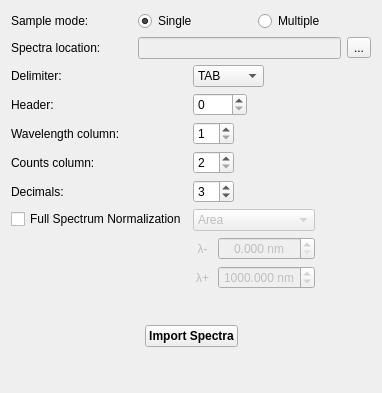
           <widget class="QWidget" name="p1">
            <property name="geometry">
             <rect>
              <x>0</x>
              <y>0</y>
              <width>382</width>
              <height>393</height>
             </rect>
            </property>
            <attribute name="label">
             <string>Load spectra</string>
            </attribute>
            <layout class="QVBoxLayout" name="verticalLayout_16">
             <item>
              <layout class="QHBoxLayout" name="p1hL1">
               <item>
                <widget class="QLabel" name="p1lB1">
                 <property name="minimumSize">
                  <size>
                   <width>121</width>
                   <height>0</height>
                  </size>
                 </property>
                 <property name="text">
                  <string>Sample mode:</string>
                 </property>
                </widget>
               </item>
               <item>
                <widget class="QRadioButton" name="p1rB2">
                 <property name="text">
                  <string>Single</string>
                 </property>
                 <property name="checked">
                  <bool>true</bool>
                 </property>
                </widget>
               </item>
               <item>
                <widget class="QRadioButton" name="p1rB1">
                 <property name="text">
                  <string>Multiple</string>
                 </property>
                 <property name="checked">
                  <bool>false</bool>
                 </property>
                </widget>
               </item>
              </layout>
             </item>
             <item>
              <layout class="QHBoxLayout" name="p1hL2">
               <item>
                <widget class="QLabel" name="p1lB2">
                 <property name="minimumSize">
                  <size>
                   <width>121</width>
                   <height>0</height>
                  </size>
                 </property>
                 <property name="text">
                  <string>Spectra location:</string>
                 </property>
                </widget>
               </item>
               <item>
                <widget class="QLineEdit" name="p1lE1">
                 <property name="enabled">
                  <bool>false</bool>
                 </property>
                 <property name="readOnly">
                  <bool>true</bool>
                 </property>
                </widget>
               </item>
               <item>
                <widget class="QToolButton" name="p1tB1">
                 <property name="text">
                  <string>...</string>
                 </property>
                </widget>
               </item>
              </layout>
             </item>
             <item>
              <layout class="QFormLayout" name="p1fL1">
               <property name="fieldGrowthPolicy">
                <enum>QFormLayout::ExpandingFieldsGrow</enum>
               </property>
               <item row="0" column="0">
                <widget class="QLabel" name="p1lB3">
                 <property name="minimumSize">
                  <size>
                   <width>121</width>
                   <height>0</height>
                  </size>
                 </property>
                 <property name="text">
                  <string>Delimiter:</string>
                 </property>
                </widget>
               </item>
               <item row="0" column="1">
                <widget class="QComboBox" name="p1cB1">
                 <item>
                  <property name="text">
                   <string>TAB</string>
                  </property>
                 </item>
                 <item>
                  <property name="text">
                   <string>SPACE</string>
                  </property>
                 </item>
                 <item>
                  <property name="text">
                   <string>,</string>
                  </property>
                 </item>
                 <item>
                  <property name="text">
                   <string>;</string>
                  </property>
                 </item>
                </widget>
               </item>
               <item row="1" column="0">
                <widget class="QLabel" name="p1lB4">
                 <property name="minimumSize">
                  <size>
                   <width>121</width>
                   <height>0</height>
                  </size>
                 </property>
                 <property name="text">
                  <string>Header:</string>
                 </property>
                </widget>
               </item>
               <item row="1" column="1">
                <widget class="QSpinBox" name="p1sB1">
                 <property name="minimum">
                  <number>0</number>
                 </property>
                 <property name="maximum">
                  <number>1000</number>
                 </property>
                </widget>
               </item>
               <item row="2" column="0">
                <widget class="QLabel" name="p1lB5">
                 <property name="minimumSize">
                  <size>
                   <width>121</width>
                   <height>0</height>
                  </size>
                 </property>
                 <property name="text">
                  <string>Wavelength column:</string>
                 </property>
                </widget>
               </item>
               <item row="2" column="1">
                <widget class="QSpinBox" name="p1sB2">
                 <property name="minimum">
                  <number>1</number>
                 </property>
                 <property name="maximum">
                  <number>10</number>
                 </property>
                </widget>
               </item>
               <item row="3" column="0">
                <widget class="QLabel" name="p1lB6">
                 <property name="minimumSize">
                  <size>
                   <width>121</width>
                   <height>0</height>
                  </size>
                 </property>
                 <property name="text">
                  <string>Counts column:</string>
                 </property>
                </widget>
               </item>
               <item row="3" column="1">
                <widget class="QSpinBox" name="p1sB3">
                 <property name="minimum">
                  <number>2</number>
                 </property>
                 <property name="maximum">
                  <number>10</number>
                 </property>
                </widget>
               </item>
               <item row="4" column="0">
                <widget class="QLabel" name="p1lB7">
                 <property name="minimumSize">
                  <size>
                   <width>121</width>
                   <height>0</height>
                  </size>
                 </property>
                 <property name="text">
                  <string>Decimals:</string>
                 </property>
                </widget>
               </item>
               <item row="4" column="1">
                <widget class="QSpinBox" name="p1sB4">
                 <property name="minimum">
                  <number>1</number>
                 </property>
                 <property name="maximum">
                  <number>10</number>
                 </property>
                 <property name="value">
                  <number>3</number>
                 </property>
                </widget>
               </item>
               <item row="5" column="0">
                <widget class="QCheckBox" name="p1cBox1">
                 <property name="text">
                  <string>Full Spectrum Normalization</string>
                 </property>
                </widget>
               </item>
               <item row="5" column="1">
                <layout class="QVBoxLayout" name="p1vL1">
                 <item>
                  <widget class="QComboBox" name="p1cB2">
                   <property name="enabled">
                    <bool>false</bool>
                   </property>
                   <item>
                    <property name="text">
                     <string>Area</string>
                    </property>
                   </item>
                   <item>
                    <property name="text">
                     <string>Norm</string>
                    </property>
                   </item>
                   <item>
                    <property name="text">
                     <string>Max. Value</string>
                    </property>
                   </item>
                   <item>
                    <property name="text">
                     <string>Internal Standard</string>
                    </property>
                   </item>
                  </widget>
                 </item>
                 <item>
                  <layout class="QGridLayout" name="p1gL1">
                   <item row="0" column="0">
                    <widget class="QLabel" name="p1lB8">
                     <property name="enabled">
                      <bool>false</bool>
                     </property>
                     <property name="text">
                      <string>λ-</string>
                     </property>
                     <property name="alignment">
                      <set>Qt::AlignCenter</set>
                     </property>
                    </widget>
                   </item>
                   <item row="0" column="1">
                    <widget class="QDoubleSpinBox" name="p1dsB1">
                     <property name="enabled">
                      <bool>false</bool>
                     </property>
                     <property name="alignment">
                      <set>Qt::AlignCenter</set>
                     </property>
                     <property name="keyboardTracking">
                      <bool>false</bool>
                     </property>
                     <property name="suffix">
                      <string> nm</string>
                     </property>
                     <property name="decimals">
                      <number>3</number>
                     </property>
                     <property name="maximum">
                      <double>1500.000000000000000</double>
                     </property>
                     <property name="singleStep">
                      <double>0.001000000000000</double>
                     </property>
                     <property name="value">
                      <double>0.000000000000000</double>
                     </property>
                    </widget>
                   </item>
                   <item row="1" column="0">
                    <widget class="QLabel" name="p1lB9">
                     <property name="enabled">
                      <bool>false</bool>
                     </property>
                     <property name="text">
                      <string>λ+</string>
                     </property>
                     <property name="alignment">
                      <set>Qt::AlignCenter</set>
                     </property>
                    </widget>
                   </item>
                   <item row="1" column="1">
                    <widget class="QDoubleSpinBox" name="p1dsB2">
                     <property name="enabled">
                      <bool>false</bool>
                     </property>
                     <property name="alignment">
                      <set>Qt::AlignCenter</set>
                     </property>
                     <property name="keyboardTracking">
                      <bool>false</bool>
                     </property>
                     <property name="suffix">
                      <string> nm</string>
                     </property>
                     <property name="decimals">
                      <number>3</number>
                     </property>
                     <property name="maximum">
                      <double>1500.000000000000000</double>
                     </property>
                     <property name="singleStep">
                      <double>0.001000000000000</double>
                     </property>
                     <property name="value">
                      <double>1000.000000000000000</double>
                     </property>
                    </widget>
                   </item>
                  </layout>
                 </item>
                </layout>
               </item>
              </layout>
             </item>
             <item>
              <spacer name="p1vS1">
               <property name="orientation">
                <enum>Qt::Vertical</enum>
               </property>
               <property name="sizeType">
                <enum>QSizePolicy::Fixed</enum>
               </property>
               <property name="sizeHint" stdset="0">
                <size>
                 <width>20</width>
                 <height>30</height>
                </size>
               </property>
              </spacer>
             </item>
             <item>
              <layout class="QHBoxLayout" name="p1hL3">
               <item>
                <spacer name="p1hS1">
                 <property name="orientation">
                  <enum>Qt::Horizontal</enum>
                 </property>
                 <property name="sizeHint" stdset="0">
                  <size>
                   <width>40</width>
                   <height>20</height>
                  </size>
                 </property>
                </spacer>
               </item>
               <item>
                <widget class="QPushButton" name="p1pB1">
                 <property name="font">
                  <font>
                   <bold>true</bold>
                  </font>
                 </property>
                 <property name="text">
                  <string>Import Spectra</string>
                 </property>
                </widget>
               </item>
               <item>
                <spacer name="p1hS2">
                 <property name="orientation">
                  <enum>Qt::Horizontal</enum>
                 </property>
                 <property name="sizeHint" stdset="0">
                  <size>
                   <width>40</width>
                   <height>20</height>
                  </size>
                 </property>
                </spacer>
               </item>
              </layout>
             </item>
             <item>
              <spacer name="p1vS2">
               <property name="orientation">
                <enum>Qt::Vertical</enum>
               </property>
               <property name="sizeHint" stdset="0">
                <size>
                 <width>20</width>
                 <height>40</height>
                </size>
               </property>
              </spacer>
             </item>
            </layout>
           </widget>
